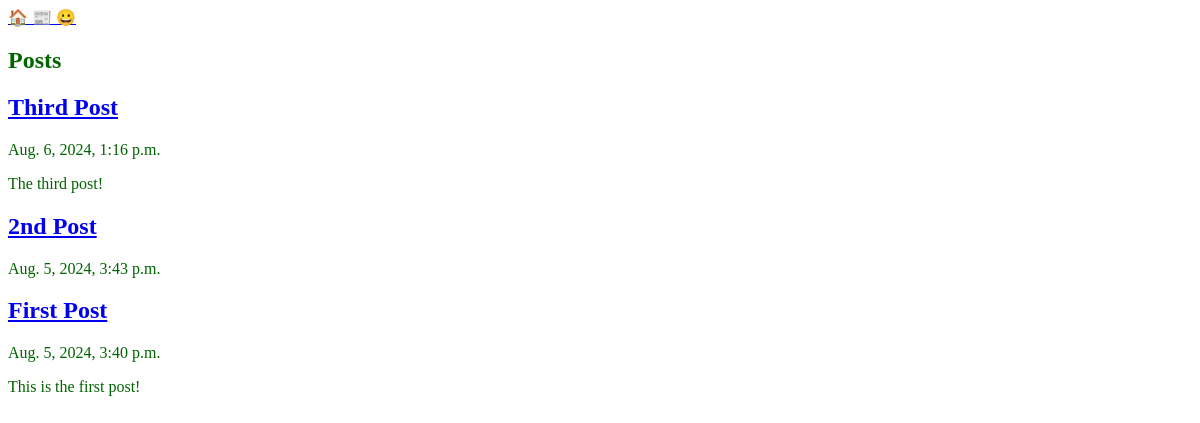
/posts/, run on an earlier commit of the app's database.
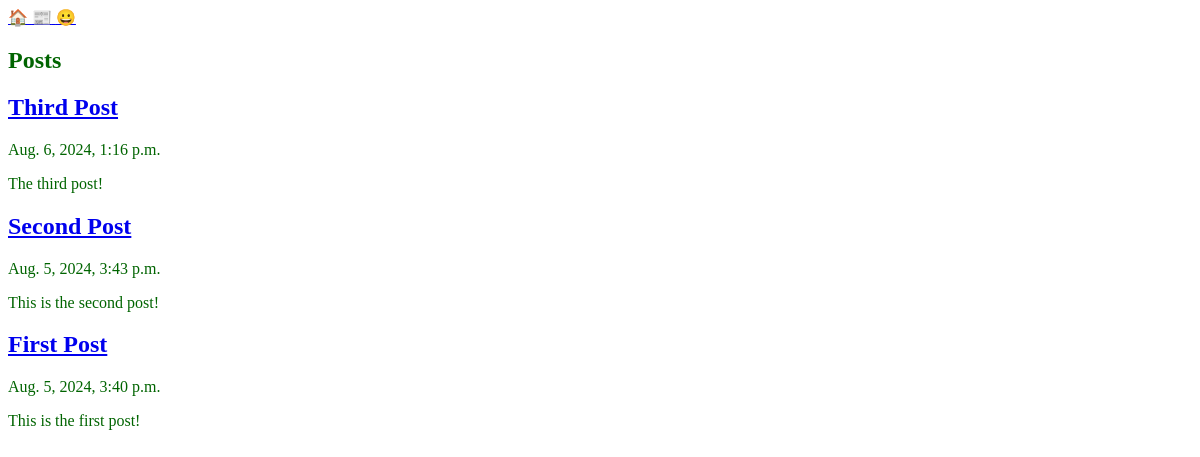
And on a later commit of the database.
### posts/models.py (models this page shows, shortened)
class Post(models.Model):
    title = models.CharField(max_length = 100)
    body = models.TextField()
    slug = models.SlugField()
    date = models.DateTimeField(auto_now_add=True)
    banner = models.ImageField(default = "fallback.png", blank=True)

### posts/views.py (the view)
# urls.py: path("",views.posts_lists, name="list"),
def posts_lists(request):
    posts = Post.objects.all().order_by("-date")
    return render(request, 'posts/posts_list.html', {"posts": posts})

### posts/templates/posts/posts_list.html (shortened to what this page needs)
{% extends 'layout.html' %}
{% block content %}
<section>
    <h1>Posts</h1>
    {% for post in posts %}
        <article class="post">
            <h2>
                <a href ="{% url 'posts:page' slug=post.slug %}">
                {{ post.title }}
                </a>
            </h2>
            <p>{{ post.date }}</p>
            <p>{{ post.body }}</p>
        </article>
    {% endfor %}
</section>
{% endblock %}

What changed in the data, as far as the page shows it:
changed Post: title "2nd Post" → "Second Post"; body (not shown) → "This is the second post!"
